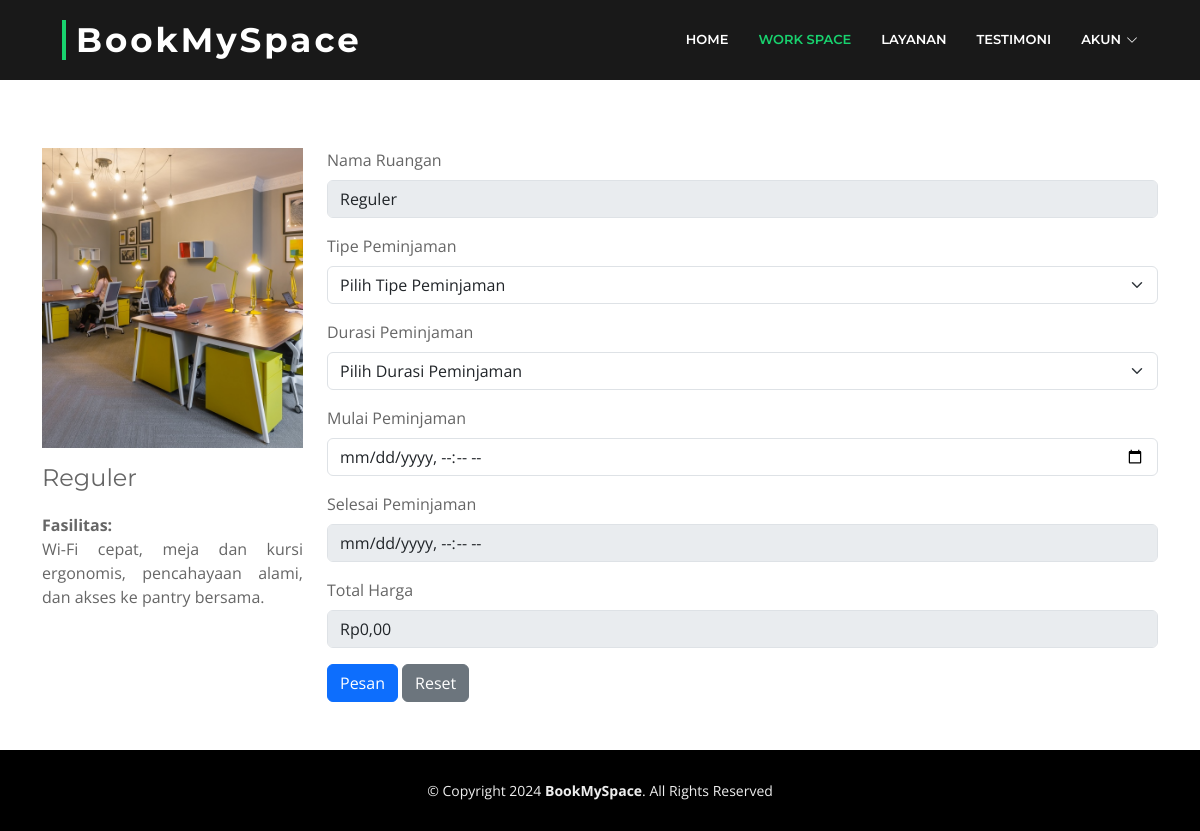
Page /checkout.php?room_id=1 (signed in) on the committed database.
### tables this page shows
CREATE TABLE `rooms` (
  `room_id` int(11) NOT NULL,
  `room_name` varchar(255) DEFAULT NULL,
  `category` enum('reguler','vip','vvip') DEFAULT NULL,
  `description` text NOT NULL,
  `facilities` text DEFAULT NULL,
  `base_price_hour` decimal(10,2) DEFAULT NULL,
  `base_price_day` decimal(10,2) DEFAULT NULL,
  `base_price_month` decimal(10,2) DEFAULT NULL,
  `stock` int(11) DEFAULT NULL,
  `image` varchar(255) NOT NULL,
  `created_at` datetime DEFAULT current_timestamp()
);

### checkout.php (the view, shortened to what this page needs)
<?php
require('koneksi.php');
$room_id = isset($_GET['room_id']) ? intval($_GET['room_id']) : 0;
$room_query = "SELECT * FROM rooms WHERE room_id = $room_id";
$room_result = $conn->query($room_query);
$room = $room_result->fetch_assoc();
?>
<!DOCTYPE html>
<html lang="en">
<head>
    <link href="assets/vendor/animate.css/animate.min.css" rel="stylesheet">
    <link href="assets/vendor/aos/aos.css" rel="stylesheet">
    <link href="assets/vendor/bootstrap/css/bootstrap.min.css" rel="stylesheet">
    <link href="assets/vendor/bootstrap-icons/bootstrap-icons.css" rel="stylesheet">
    <link href="assets/vendor/glightbox/css/glightbox.min.css" rel="stylesheet">
    <link href="assets/vendor/swiper/swiper-bundle.min.css" rel="stylesheet">
    <link href="assets/css/style.css" rel="stylesheet">
</head>
<body>
    <header id="header" class="fixed-top d-flex align-items-center">
        <div class="container-fluid">
            <div class="row justify-content-center align-items-center">
                <div class="col-xl-11 d-flex align-items-center justify-content-between">
                    <h1 class="logo"><a href="index.php">BookMySpace</a></h1>
                    <nav id="navbar" class="navbar">
                        <ul>
                            <li><a class="nav-link scrollto" href="index.php#hero">Home</a></li>
                            <li><a class="nav-link scrollto active" href="index.php#workspace">Work Space</a></li>
                            <li><a class="nav-link scrollto" href="index.php#layanan">Layanan</a></li>
                            <li><a class="nav-link scrollto" href="index.php#testimoni">Testimoni</a></li>
                            <?php if (!isset($_SESSION['user_id'])) : ?>
                                <li><a class="nav-link" href="daftar.php">Daftar</a></li>
                                <li><a class="nav-link" href="masuk.php">Masuk</a></li>
                            <?php else : ?>
                                <li class="dropdown"><a href="#"><span>Akun</span> <i class="bi bi-chevron-down"></i></a>
                                </li>
                            <?php endif; ?>
                        </ul>
                    </nav>
                </div>
            </div>
        </div>
    </header>
<main id="main" class="container my-5">
    <div class="row">
        <div class="col-lg-3">
            <img src="<?php echo $room['image']; ?>" alt="Room Image" class="main-image mb-3">
            <h4><?php echo ucfirst($room['room_name']); ?></h4>
            <p><strong>Fasilitas:</strong></p>
            <p style="text-align: justify; margin-top: -30px;"><?php echo nl2br($room['facilities']); ?></p>
        </div>
        <div class="col-lg-9">
            <form method="POST" action="">
                <div class="mb-3">
                    <label for="room_name" class="form-label">Nama Ruangan</label>
                    <input type="text" class="form-control" id="room_name" value="<?php echo $room['room_name']; ?>" disabled>
                </div>
                <div class="mb-3">
                    <label for="duration_type" class="form-label">Tipe Peminjaman</label>
                    <select class="form-select" id="duration_type" name="duration_type" required>
                        <option value="" selected disabled>Pilih Tipe Peminjaman</option>
                    </select>
                </div>
                <div class="mb-3">
                    <label for="duration" class="form-label">Durasi Peminjaman</label>
                    <select class="form-select" id="duration" name="duration" required>
                        <option value="" selected disabled>Pilih Tipe Peminjaman Terlebih Dahulu</option>
                    </select>
                </div>
                <div class="mb-3">
                    <label for="start_time" class="form-label">Mulai Peminjaman</label>
                    <input type="datetime-local" class="form-control" id="start_time" name="start_time" required>
                </div>
                <div class="mb-3">
                    <label for="end_time" class="form-label">Selesai Peminjaman</label>
                    <input type="datetime-local" class="form-control" id="end_time" name="end_time" disabled>
                </div>
                <div class="mb-3">
                    <label for="total_price" class="form-label">Total Harga</label>
                    <input type="text" class="form-control" id="total_price" name="total_price" value="Rp0,00" disabled>
                </div>
                <button type="submit" class="btn btn-primary">Pesan</button>
                <button type="reset" class="btn btn-secondary" id="reset_button">Reset</button>
            </form>
        </div>
    </div>
</main>
<footer id="footer">
    <div class="container">
        <div class="copyright">
            &copy; Copyright 2024 <strong>BookMySpace</strong>. All Rights Reserved
        </div>
    </div>
</footer>
</body>
</html>

### assets/css/style.css (style rules this page uses)
body { background: #fff; color: #666666; font-family: "Open Sans", sans-serif; }
a { color: #18d26e; transition: 0.5s; text-decoration: none; }
p { padding: 0; margin: 0 0 30px 0; }
h1, h2, h3, h4, h5, h6 { font-family: "Montserrat", sans-serif; font-weight: 400; margin: 0 0 20px 0; padding: 0; }
#header { transition: all 0.5s; z-index: 997; background: rgba(0, 0, 0, 0.9); height: 80px; }
#header .logo { font-size: 34px; margin: 0; padding: 0; font-family: "Montserrat", sans-serif; font-weight: 700; letter-spacing: 3px; padding-left: 10px; border-left: 4px solid #18d26e; }
#header .logo a { color: #fff; }
.navbar { padding: 0; }
.navbar ul { margin: 0; padding: 0; display: flex; list-style: none; align-items: center; }
.navbar li { position: relative; }
.navbar a, .navbar a:focus { display: flex; align-items: center; justify-content: space-between; padding: 10px 0 10px 30px; font-family: "Montserrat", sans-serif; font-size: 13px; font-weight: 600; color: #fff; white-space: nowrap; text-transform: uppercase; transition: 0.3s; }
.navbar a i, .navbar a:focus i { font-size: 12px; line-height: 0; margin-left: 5px; }
.navbar a:hover, .navbar .active, .navbar .active:focus, .navbar li:hover>a { color: #18d26e; }
#footer { background: #000; padding: 0 0 30px 0; color: #eee; font-size: 14px; }
#footer .copyright { text-align: center; padding-top: 30px; }

### checkout.php (style rules this page uses)
#main { padding-top: 100px; }
.main-image { object-fit: cover; width: 100%; height: 300px; }

### rows in the picture
rooms: image (picture), room_name "Reguler", facilities "Wi-Fi cepat, meja dan kursi ergonomis, pencahayaan alami, dan akses ke pantry bersama."
